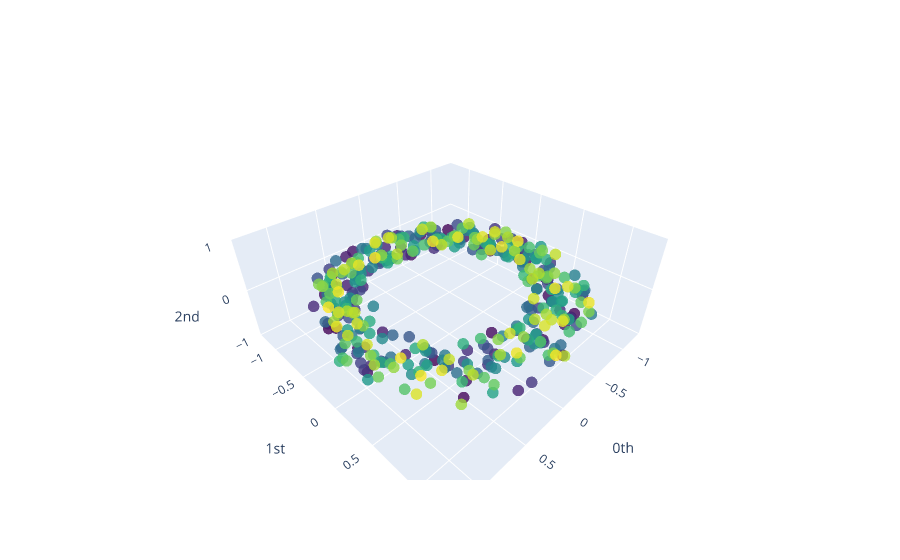

Notebook code cell kept with this figure:
### Code cell
from gtda.plotting import plot_point_cloud

plot_point_cloud(point_clouds_basic[0])

### Figure 1 — Plotly figure (JSON) as saved in the notebook; plotly's stock layout.template omitted (floating-point values rounded to 4 significant figures; data arrays with more than 128 entries replaced by an {"elided": "..."} marker saying what was removed)
{"data": [{"marker": {"color": {"elided": "400 int values"}, "colorscale": [[0, "#440154"], [0.1111, "#482878"], [0.2222, "#3e4989"], [0.3333, "#31688e"], [0.4444, "#26828e"], [0.5556, "#1f9e89"], [0.6667, "#35b779"], [0.7778, "#6ece58"], [0.8889, "#b5de2b"], [1, "#fde725"]], "opacity": 0.8, "size": 4}, "mode": "markers", "type": "scatter3d", "x": {"elided": "400 float values"}, "y": {"elided": "400 float values"}, "z": {"elided": "400 int values"}}], "layout": {"scene": {"xaxis": {"exponentformat": "e", "showexponent": "all", "title": {"text": "0th"}, "type": "linear"}, "yaxis": {"exponentformat": "e", "showexponent": "all", "title": {"text": "1st"}, "type": "linear"}, "zaxis": {"exponentformat": "e", "showexponent": "all", "title": {"text": "2nd"}, "type": "linear"}}}}
